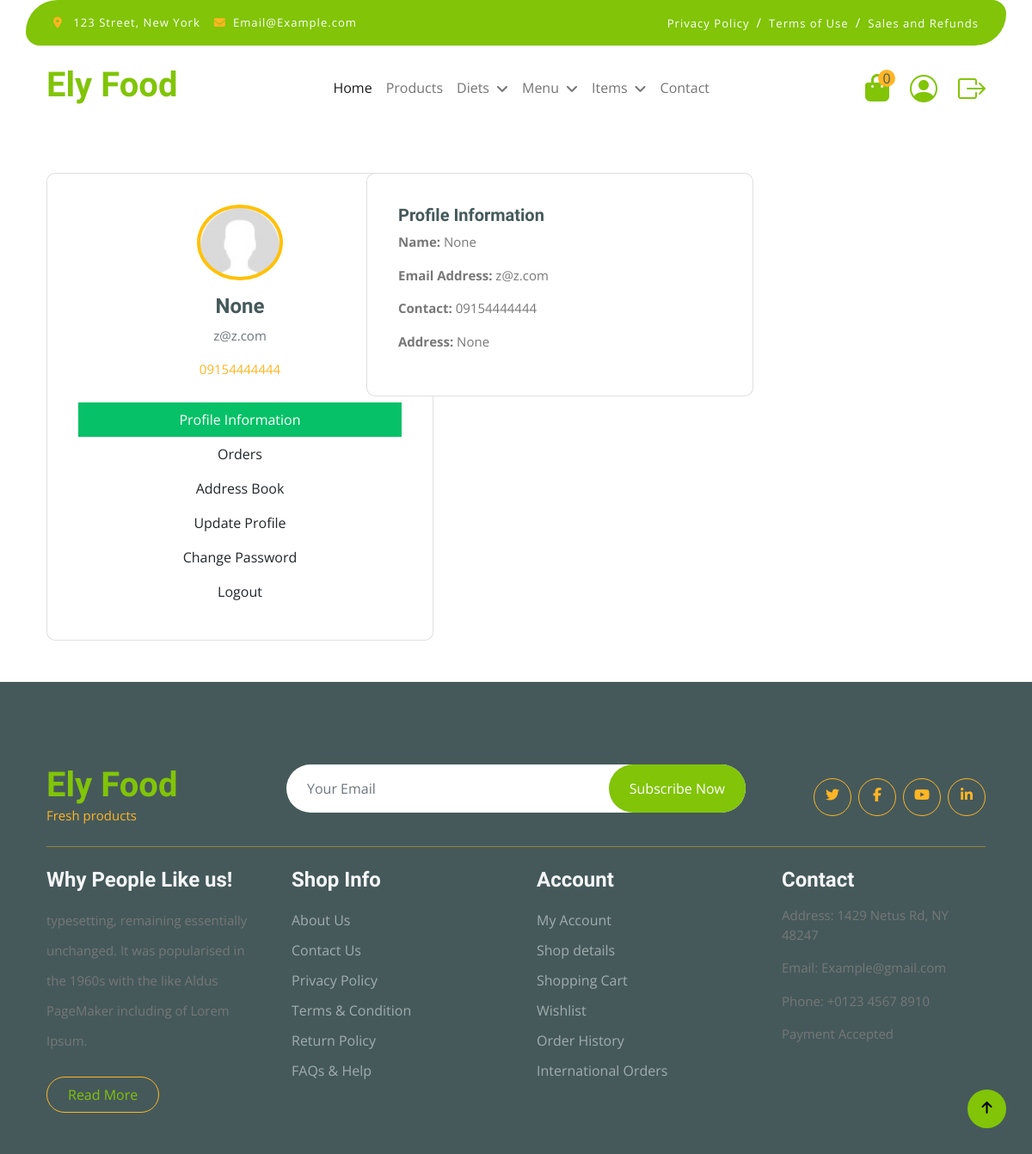
Page /accounts/profile/ (signed in) on the committed database.
### accounts/models.py (models this page shows, shortened)
class User(AbstractBaseUser, PermissionsMixin):
    phone_number = models.CharField(max_length=11, unique=True)
    email = models.EmailField(max_length=255,unique=True)
    first_name = models.CharField(max_length=255, null=True,blank=True)
    last_name = models.CharField(max_length=255, null=True,blank=True)
    address = models.TextField(null=True,blank=True)
    is_active = models.BooleanField(default=True)
    is_admin = models.BooleanField(default=False)
    objects = UserManager()
    USERNAME_FIELD = 'phone_number'
    REQUIRED_FIELDS = ['email']

### accounts/views.py (the view)
# urls.py: path('profile/',views.ProfileView.as_view(), name='profile'),
class ProfileView(View):
    def get(self,request):
        return render(request, 'accounts/profile.html')

### cart/cart.py (called while the page is built)
    def __len__(self):
        return sum(1 for item in self.cart.values())

    def __len__(self):
        return sum(1 for item in self.variant_cart.values())

### cart/context_processors.py (called while the page is built)
def cart_context_processor(request):
    return {
        'cart_len': Cart(request).__len__() + VariantCart(request).__len__()
    }

### home/context_processors.py (called while the page is built)
def main_menu_cp(request):
    return {
        'main_menu': MainMenu.objects.filter(available=True)
    }

def menu_item_cp(request):
    return {
        'menu_item': MenuItem.objects.filter(available=True)
    }

def diet_category_cp(request):
    return {
        'diet_cat': DietCategory.objects.filter(available=True)
    }

### accounts/templates/accounts/profile.html (shortened to what this page needs)
{% extends 'base.html' %}
{% load static %}
{% block css %}
    <link rel="stylesheet" href="{% static 'accounts/css/accounts.css' %}">
    <link rel="stylesheet" href="{% static 'css/bootstrap.min.css' %}">
{% endblock %}
{% block content %}
    <section class="my-5">
        <div class="container">
            <div class="main-body">
                <div class="row">
                    <div class="col-lg-4">
                        <div class="card">
                            <div class="card-body ">
                                <div class="d-flex flex-column align-items-center text-center">
                                    <img src="{% static 'image/avatar.jpg' %}" alt="Admin"
                                         class="rounded-circle p-1 bg-warning" width="100" height="110">
                                    <div class="mt-3">
                                        <h4>{{ request.user.first_name }}</h4>
                                        <p class="text-muted font-size-sm">{{ request.user.email }}</p>
                                        <p class="text-secondary mb-1">{{ request.user.phone_number }}</p>
                                    </div>
                                </div>
                                <div class="list-group list-group-flush text-center mt-4">
                                    <a href="#" class="list-group-item list-group-item-action border-0 "
                                       onclick="showProfileDetails()">
                                        Profile Information
                                    </a>
                                    <a href="#" class="list-group-item list-group-item-action border-0"
                                       onclick="showOrderDetails()">Orders</a>
                                    <a href="#" class="list-group-item list-group-item-action border-0 active"
                                       onclick="showAddressBook()">
                                        Address Book
                                    </a>
                                    <a href="{% url 'accounts:profile_update' %}"
                                       class="list-group-item list-group-item-action border-0">Update Profile</a>
                                    <a href="{% url 'accounts:change_password' %}"
                                       class="list-group-item list-group-item-action border-0">Change Password</a>
                                    <a href="{% url 'accounts:logout' %}"
                                       class="list-group-item list-group-item-action border-0">Logout</a>
                                </div>
                            </div>
                        </div>
                    </div>
                    <div class="col-lg-8">
                        <div id="profileDetails" class="card" style="display: none;">
                            <div class="card-body">
                                <div class="profile-info">
                                    <h5>Profile Information</h5>
                                    <p><strong>Name:</strong> {{ request.user.first_name }}</p>
                                    <p><strong>Email Address:</strong> {{ request.user.email }}</p>
                                    <p><strong>Contact:</strong> {{ request.user.phone_number }}</p>
                                    <p><strong>Address:</strong> {{ request.user.address }}</p>
                                </div>
                            </div>
                        </div>
                    </div>
                </div>
            </div>
        </div>
    </section>
{% endblock %}

### accounts/static/accounts/css/accounts.css (style rules this page uses)
img { max-width: 100%; height: auto; }
p { margin-bottom: 0px; font-size: 15px; color: #777; }
body { font-size: 13px; line-height: 1.8; color: #222; background: #f8f8f8; font-weight: 400; font-family: Poppins; }
.list-group-item.active { background: #ffc107; }

### static/css/style.css (style rules this page uses)
.card { position: relative; display: flex; flex-direction: column; min-width: 0; padding: 20px; width: 450px; word-wrap: break-word; background-color: #fff; background-clip: border-box; border-radius: 6px; }

### accounts/templates/accounts/profile.html (style rules this page uses)
.list-group-item.active { background: #06C167 !important; }
.bg-warning { background: #06C167 !important; }

### rows in the picture
User: user.first_name "None", user.email "z@z.com", user.phone_number "09154444444", user.address "None"

### other values in the picture
{{ cart_len }} "0"
